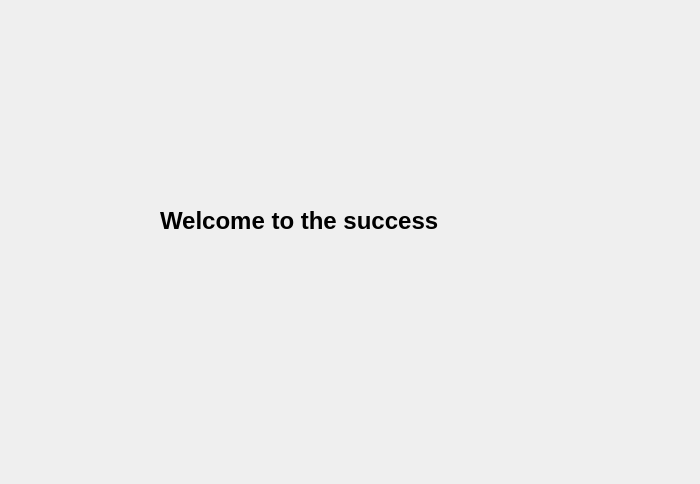
<?xml version="1.0" encoding="UTF-8"?>
<ui version="4.0">
 <class>MyDialog</class>
 <widget class="QDialog" name="MyDialog">
  <property name="geometry">
   <rect>
    <x>0</x>
    <y>0</y>
    <width>700</width>
    <height>484</height>
   </rect>
  </property>
  <property name="windowTitle">
   <string>Dialog</string>
  </property>
  <widget class="QLabel" name="label">
   <property name="geometry">
    <rect>
     <x>160</x>
     <y>160</y>
     <width>371</width>
     <height>121</height>
    </rect>
   </property>
   <property name="font">
    <font>
     <pointsize>18</pointsize>
     <weight>75</weight>
     <bold>true</bold>
    </font>
   </property>
   <property name="text">
    <string>Welcome to the success</string>
   </property>
  </widget>
 </widget>
 <resources/>
 <connections/>
</ui>
